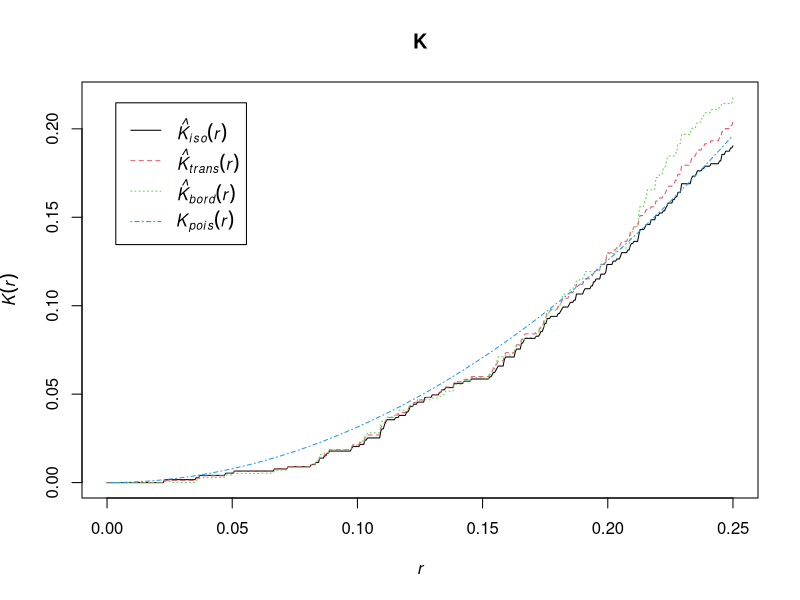
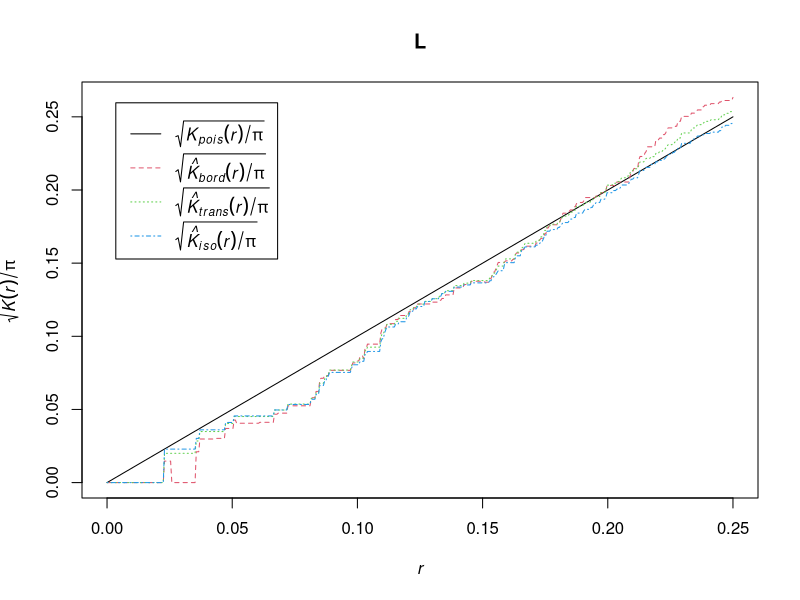
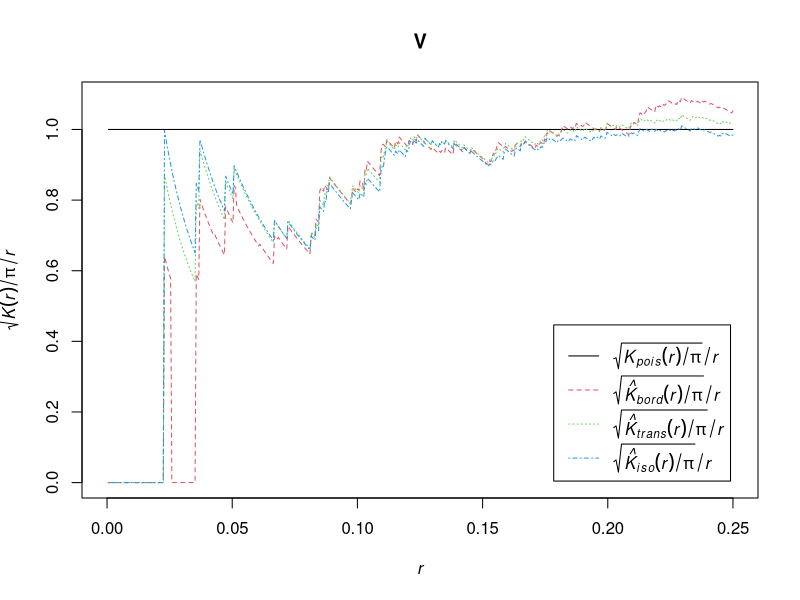

Recreate these plots in R, in order.
library(spatstat)


### Name: with.fv
### Title: Evaluate an Expression in a Function Table
### Aliases: with.fv
### Keywords: spatial manip programming

### ** Examples

  # compute 4 estimates of the K function
  X <- rpoispp(42)
  K <- Kest(X)
  plot(K)

  # derive 4 estimates of the L function L(r) = sqrt(K(r)/pi)
  L <- with(K, sqrt(./pi))
  plot(L)

  # compute 4 estimates of V(r) = L(r)/r
  V <- with(L, ./.x)
  plot(V)

  # compute the maximum absolute difference between
  # the isotropic and translation correction estimates of K(r)
  D <- with(K, max(abs(iso - trans)))
